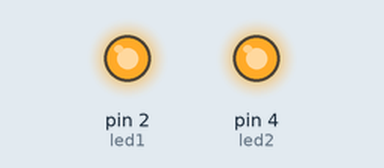
This sketch was run on a simulated Arduino Uno, built with avr-gcc and run on an emulated ATmega328P. Parts: output pins drawn as LEDs (lit = HIGH).

Above: at 1.0 s.
At 3.0 s:
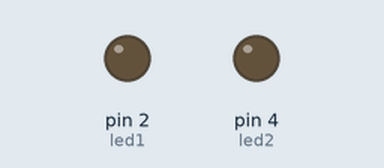
Timing chart, 0 to 5.2 s (numbered marks = the images above):
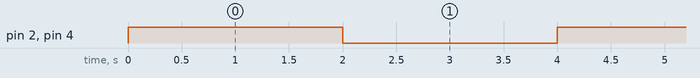

Measured:
- by itself, pin 2 (led1), pin 4 (led2): alternates HIGH for 2.0 s and LOW for 2.0 s

The sketch:

p2.ino
```cpp
int led1=2;
int led2=4;

void setup() {
  // put your setup code here, to run once:
  pinMode(led1,OUTPUT);
  pinMode(led2,OUTPUT);
}

void loop() {
  // put your main code here, to run repeatedly:
digitalWrite(led1,HIGH);
digitalWrite(led2,HIGH);
delay(1000);
delay(1000);
digitalWrite(led1,LOW);
digitalWrite(led2,LOW);
delay(1000);
delay(1000);


}
```
